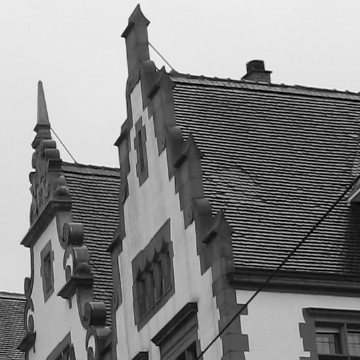
%> input picture data/toit.jpg, 360 x 360 px
$ octave TP2.m   (GNU Octave 9; MATLAB toolbox functions it lacks are replaced by stand-ins)
%> lines starting %> are read from the running program, lines starting %| are printed output that depends on the picture
### scripts/snr.m
function [r, noisePow] = snr(varargin)
%SNR    Signal to Noise Ratio
%   R = SNR(X, Y) computes the signal to noise ratio (SNR) in dB, by
%   computing the ratio of the summed squared magnitude of the signal, X,
%   to the summed squared magnitude of the noise, Y, where Y has the same
%   dimensions as X.  Use this form of SNR when your input signal is not
%   sinusoidal and you have an estimate of the noise.
%
%   R = SNR(X) computes the signal to noise ratio (SNR), in dBc, of
%   the real sinusoidal input signal X.  The computation is performed over
%   a periodogram of the same length as the input using a Kaiser window
%   and excludes the power of first six harmonics (including the
%   fundamental).
%
%   R = SNR(X, Fs, N) computes the signal to noise ratio (SNR) in dBc, of
%   the real sinusoidal input signal, X, with sampling rate, Fs, and number
%   of harmonics, N, to exclude from computation when computing SNR.  The
%   default value of Fs is 1.  The default value of N is 6 and includes the
%   fundamental frequency.
%
%   R = SNR(Pxx, F, 'psd') specifies the input as a one-sided PSD estimate,
%   Pxx, of a real signal.   F is a vector of frequencies that corresponds
%   to the vector of Pxx estimates.  The computation of noise excludes the
%   first six harmonics (including the fundamental).
%
%   R = SNR(Pxx, F, N, 'psd') specifies the number of harmonics, N, to
%   exclude when computing SNR.  The default value of N is 6 and includes
%   the fundamental frequency.
%
%   R = SNR(Sxx, F, RBW, 'power') specifies the input as a one-sided power
%   spectrum, Sxx, of a real signal.  RBW is the resolution bandwidth over
%   which each power estimate is integrated.
%
%   R = SNR(Sxx, F, RBW, N, 'power') specifies the number of harmonics, N,
%   to exclude when computing SNR.  The default value of N is 6 and
%   includes the fundamental frequency.
%
%   [R, NOISEPOW] = SNR(...) also returns the total noise power of the non-
%   harmonic components of the signal.
%
%   % Example 1:
%   %   Compute the SNR of a 2 second 20ms rectangular pulse sampled at
%   %   10 kHz in the presence of gaussian noise
%
%   Tpulse = 20e-3; Fs = 10e3;
%   x = rectpuls((-1:1/Fs:1),Tpulse);
%   y = 0.00001*randn(size(x));
%   s = x + y;
%   pulseSNR = snr(x,s-x)
%
%   % Example 2:
%   %   Compute the SNR of a 2.5 kHz distorted sinusoid sampled at 48 kHz
%   load('sineex.mat','x','Fs');
%   sineSNR = snr(x,Fs)
%
%   % Example 3:
%   %   Generate the periodogram of a 2.5 kHz distorted sinusoid sampled
%   %   at 48 kHz and measure the SNR (in dB)
%   load('sineex.mat','x','Fs');
%   w = kaiser(numel(x),38);
%   [Sxx, F] = periodogram(x,w,numel(x),Fs,'power');
%
%   % Measure SNR on the power spectrum
%   rbw = enbw(w,Fs);
%   sineSNR = snr(Sxx,F,rbw,'power')
%
%   See also SINAD THD SFDR TOI.

%   Copyright 2013 The MathWorks, Inc.
narginchk(1,5);


% handle canonical definition of SNR
if nargin == 2 && isequal(size(varargin{1}), size(varargin{2}))
  [r, noisePow] = sampleSNR(varargin{1}, varargin{2});
  return
end

% look for psd or power window compensation flags
[esttype, varargin] = psdesttype({'psd','power','time'},'time',varargin);

switch esttype
  case 'psd'
    [r, noisePow] = psdSNR(varargin{:});
  case 'power'
    [r, noisePow] = powerSNR(varargin{:});
  case 'time'
    [r, noisePow] = timeSNR(varargin{:});
end

%~~~~~~~~~~~~~~~~~~~~~~~~~~~~~~~~~~~~~~~~~~~~~~~~~~~~~~~~~~~~~~~~~~~~~~
function [r, noisePow] = sampleSNR(x, y)
signalPow = rssq(x(:)).^2;
noisePow  = rssq(y(:)).^2;
r = 10 * log10(signalPow / noisePow);

%~~~~~~~~~~~~~~~~~~~~~~~~~~~~~~~~~~~~~~~~~~~~~~~~~~~~~~~~~~~~~~~~~~~~~~
% [34 lines left out: function timeSNR, not called in this run]

%~~~~~~~~~~~~~~~~~~~~~~~~~~~~~~~~~~~~~~~~~~~~~~~~~~~~~~~~~~~~~~~~~~~~~~
% [20 lines left out: function powerSNR, not called in this run]

%~~~~~~~~~~~~~~~~~~~~~~~~~~~~~~~~~~~~~~~~~~~~~~~~~~~~~~~~~~~~~~~~~~~~~~
% [17 lines left out: function psdSNR, not called in this run]

%~~~~~~~~~~~~~~~~~~~~~~~~~~~~~~~~~~~~~~~~~~~~~~~~~~~~~~~~~~~~~~~~~~~~~~
% [35 lines left out: function computeSNR, not called in this run]

### scripts/TP2.m
%% Deuxieme TP du cours de Traitement des Images
%
% author : Pedro Henrique Suruagy Perrusi

%% Initial setup
clear all; close all;
data_folder_path = '../data/';

%% Exercise 1: Debruitage des images

% (a): chargew limage et convertissez-la en double
img_toit = imread(strcat(data_folder_path, 'toit.jpg'));
%> img_toit is the input picture: size 360x360 uint8; min 0, max 245, mean 134.7
double_img_toit = im2double(img_toit);

% appliquer de bruit sur l'image
img_length = numel(double_img_toit);
%> img_length = 129600
image_puissance= sum(sum(double_img_toit.^2))./img_length;
%> image_puissance = 0.37
SNR = 20;
variance = 10^(-SNR/10).* image_puissance;
%> variance = 0.0037
bruit = sqrt(variance)*randn(size(double_img_toit));
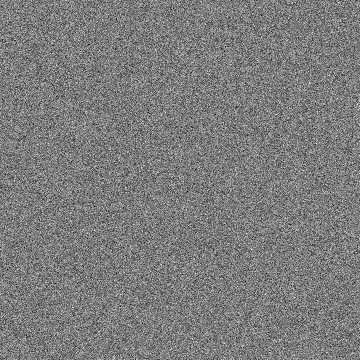
%> bruit: size 360x360 double; min -0.259, max 0.27, mean -0.000196; drawn with min black and max white
bruited_image = bruit + double_img_toit;
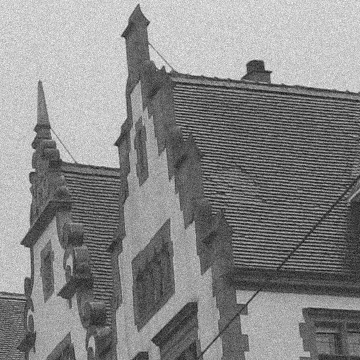
%> bruited_image: size 360x360 double; min -0.228, max 1.18, mean 0.528; drawn with min black and max white

% bruited_image = awgn(double_img_toit, 20, 'measured');

matlab_snr = snr(double_img_toit, bruit);
%> in sampleSNR, `signalPow = rssq(x(:)).^2;`: signalPow = 48011.1
%> in sampleSNR, `noisePow  = rssq(y(:)).^2;`: noisePow = 479.8
%> in sampleSNR, `r = 10 * log10(signalPow / noisePow);`: r = 20
%> in snr, `[r, noisePow] = sampleSNR(varargin{1}, varargin{2});`: noisePow = 479.8
%> matlab_snr = 20

% on affiche et compare les images
image_diff = abs(bruited_image - double_img_toit );
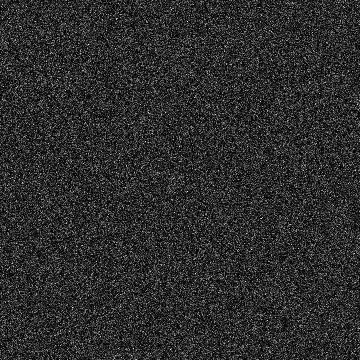
%> image_diff: size 360x360 double; min 2.18e-08, max 0.27, mean 0.0486; drawn with min black and max white

figure
subplot(1,3,1)
imshow(double_img_toit,[]);
title('Original Image')
subplot(1,3,2)
imshow(bruited_image,[]);
title(['(SNR = ', num2str(matlab_snr), ')'])
subplot(1,3,3)
imshow(image_diff,[]);
title('Image difference')

% Call averaging filter over bruited image
figure
kernel_size = [1, 3, 5, 7];
SNR = zeros(size(kernel_size));
for i = 1:4
    h = fspecial('average',kernel_size(i));
    filt_img = imfilter(bruited_image, h);
    subplot(1,4,i)
    imshow(filt_img,[])
    title(['Avg kernel = ', num2str(kernel_size(i))])
    SNR(i) = snr(double_img_toit, filt_img-double_img_toit);
end
%> this loop made 4 passes
%> after the loop, SNR = [20 15.59 13.33 14.35]
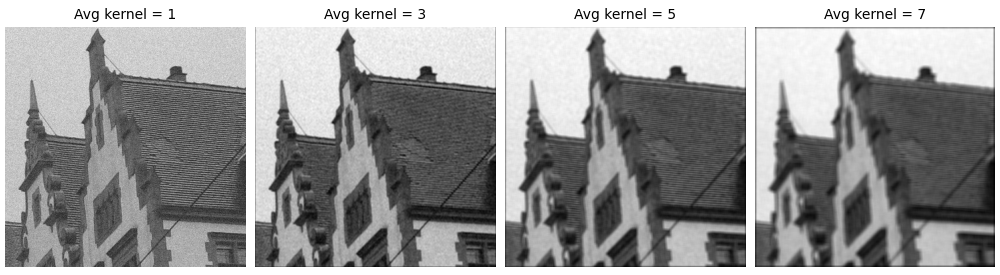
%> figure redrawn from the program's plot data, 4 panels
disp(['SNR: ', num2str(SNR)])
%| SNR: 20.0025      15.5869      13.3311      14.3534

% Call gaussian filter
figure
sigma = [0.5, 1, 3, 5];
SNR = zeros(size(sigma));
for i = 1:4
    filt_img = imgaussfilt(bruited_image, sigma(i));
    subplot(1,4,i)
    imshow(filt_img,[])
    title(['Gaussian sigma = ', num2str(sigma(i))])
    SNR(i) = snr(double_img_toit, filt_img-double_img_toit);
end
%> this loop made 4 passes
%> pass 1, `filt_img = imgaussfilt(bruited_image, sigma(i));`:
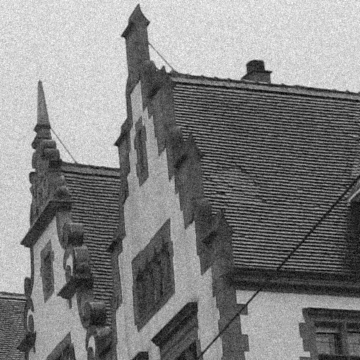
%> filt_img: size 360x360 double; min -0.0595, max 1.08, mean 0.528; drawn with min black and max white
%> after the loop, SNR = [21.68 16.48 14.24 13.52]
%> after the loop:
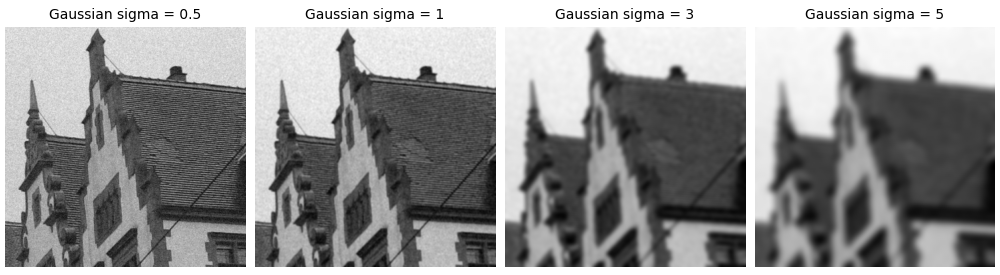
%> figure redrawn from the program's plot data, 4 panels
disp(['SNR: ', num2str(SNR)])
%| SNR: 21.6827      16.4769      14.2425       13.524

% Call Median Filter
figure
kernel_size = [1, 3, 5, 7];
SNR = zeros(size(sigma));
for i = 1:4
    filt_img = medfilt2(bruited_image, [kernel_size(i), kernel_size(i)]);
    subplot(1,4,i)
    imshow(filt_img,[])
    title(['Median kernel = ', num2str(kernel_size(i))])
    SNR(i) = snr(double_img_toit, filt_img-double_img_toit);
end
%> this loop made 4 passes
%> after the loop, SNR = [20 15.65 13.36 15.48]
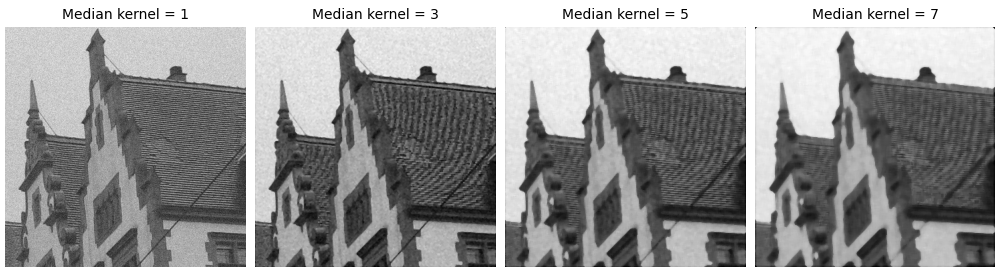
%> figure redrawn from the program's plot data, 4 panels
disp(['SNR: ', num2str(SNR)])
%| SNR: 20.0025      15.6475       13.357      15.4849
